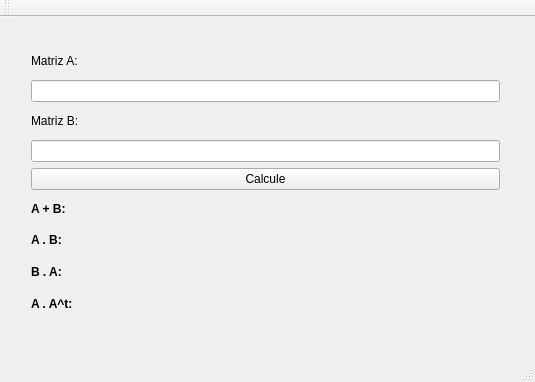
<?xml version="1.0" encoding="UTF-8"?>
<ui version="4.0">
 <class>MainWindow</class>
 <widget class="QMainWindow" name="MainWindow">
  <property name="geometry">
   <rect>
    <x>0</x>
    <y>0</y>
    <width>535</width>
    <height>382</height>
   </rect>
  </property>
  <property name="windowTitle">
   <string>MainWindow</string>
  </property>
  <widget class="QWidget" name="centralWidget">
   <widget class="QWidget" name="">
    <property name="geometry">
     <rect>
      <x>20</x>
      <y>20</y>
      <width>491</width>
      <height>291</height>
     </rect>
    </property>
    <layout class="QVBoxLayout" name="verticalLayout">
     <item>
      <widget class="QLabel" name="labelMatrixA">
       <property name="text">
        <string>Matriz A:</string>
       </property>
      </widget>
     </item>
     <item>
      <widget class="QLineEdit" name="lineEditMatrixA"/>
     </item>
     <item>
      <widget class="QLabel" name="labelMatrixB">
       <property name="text">
        <string>Matriz B:</string>
       </property>
      </widget>
     </item>
     <item>
      <widget class="QLineEdit" name="lineEditMatrixB"/>
     </item>
     <item>
      <widget class="QPushButton" name="pushButtonCalculate">
       <property name="text">
        <string>Calcule</string>
       </property>
      </widget>
     </item>
     <item>
      <widget class="QLabel" name="label">
       <property name="font">
        <font>
         <weight>75</weight>
         <bold>true</bold>
        </font>
       </property>
       <property name="text">
        <string>A + B:</string>
       </property>
      </widget>
     </item>
     <item>
      <widget class="QLabel" name="label_2">
       <property name="font">
        <font>
         <weight>75</weight>
         <bold>true</bold>
        </font>
       </property>
       <property name="text">
        <string>A . B:</string>
       </property>
      </widget>
     </item>
     <item>
      <widget class="QLabel" name="label_3">
       <property name="font">
        <font>
         <weight>75</weight>
         <bold>true</bold>
        </font>
       </property>
       <property name="text">
        <string>B . A:</string>
       </property>
      </widget>
     </item>
     <item>
      <widget class="QLabel" name="label_4">
       <property name="font">
        <font>
         <weight>75</weight>
         <bold>true</bold>
        </font>
       </property>
       <property name="text">
        <string>A . A^t:</string>
       </property>
      </widget>
     </item>
    </layout>
   </widget>
  </widget>
  <widget class="QMenuBar" name="menuBar">
   <property name="geometry">
    <rect>
     <x>0</x>
     <y>0</y>
     <width>535</width>
     <height>25</height>
    </rect>
   </property>
  </widget>
  <widget class="QToolBar" name="mainToolBar">
   <attribute name="toolBarArea">
    <enum>TopToolBarArea</enum>
   </attribute>
   <attribute name="toolBarBreak">
    <bool>false</bool>
   </attribute>
  </widget>
  <widget class="QStatusBar" name="statusBar"/>
 </widget>
 <layoutdefault spacing="6" margin="11"/>
 <resources/>
 <connections/>
</ui>
